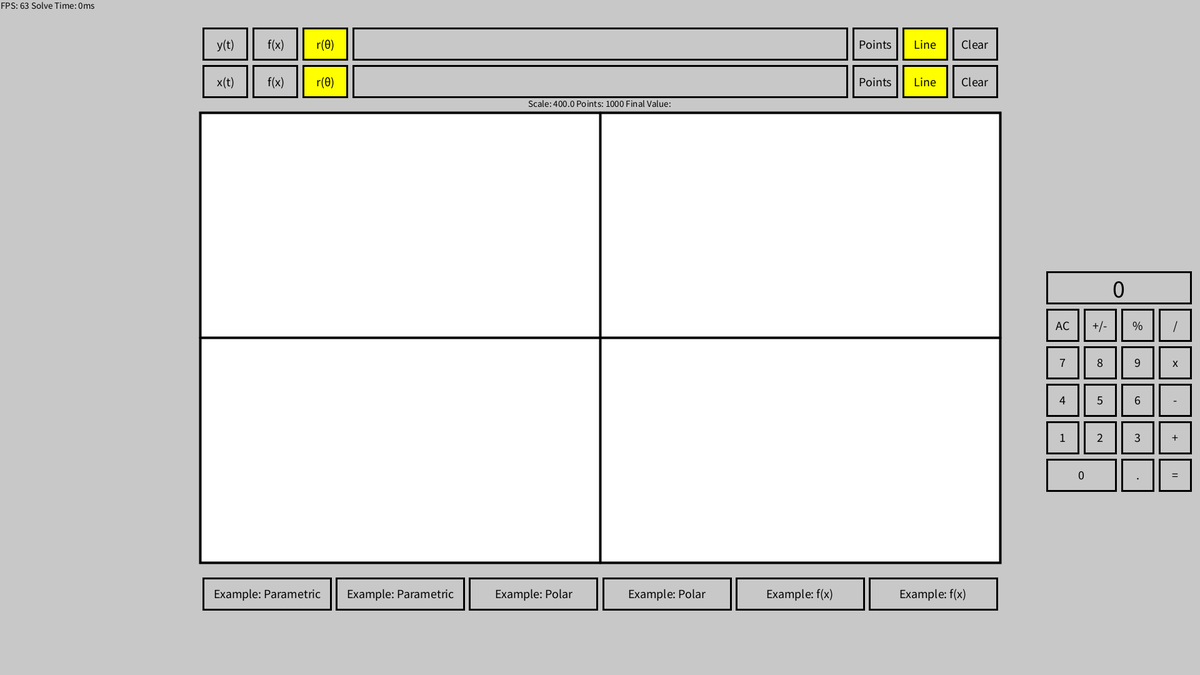
Frame 1 (no input)
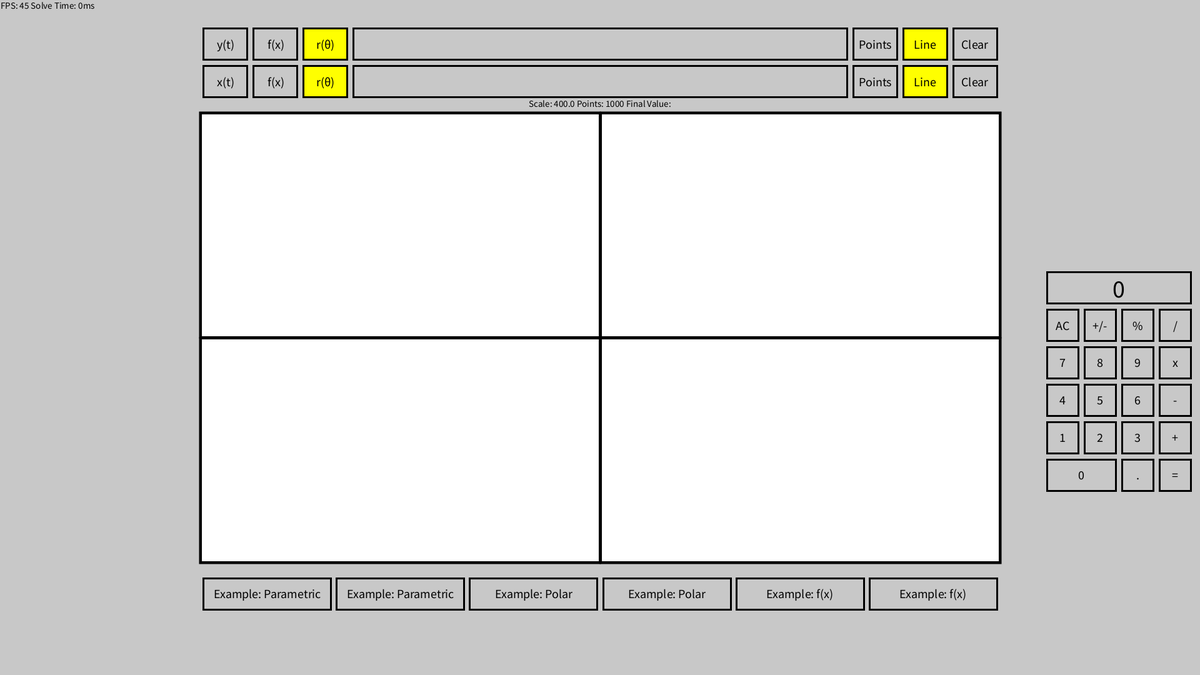
Frame 60 (the mouse pressed at the canvas centre just before this capture)
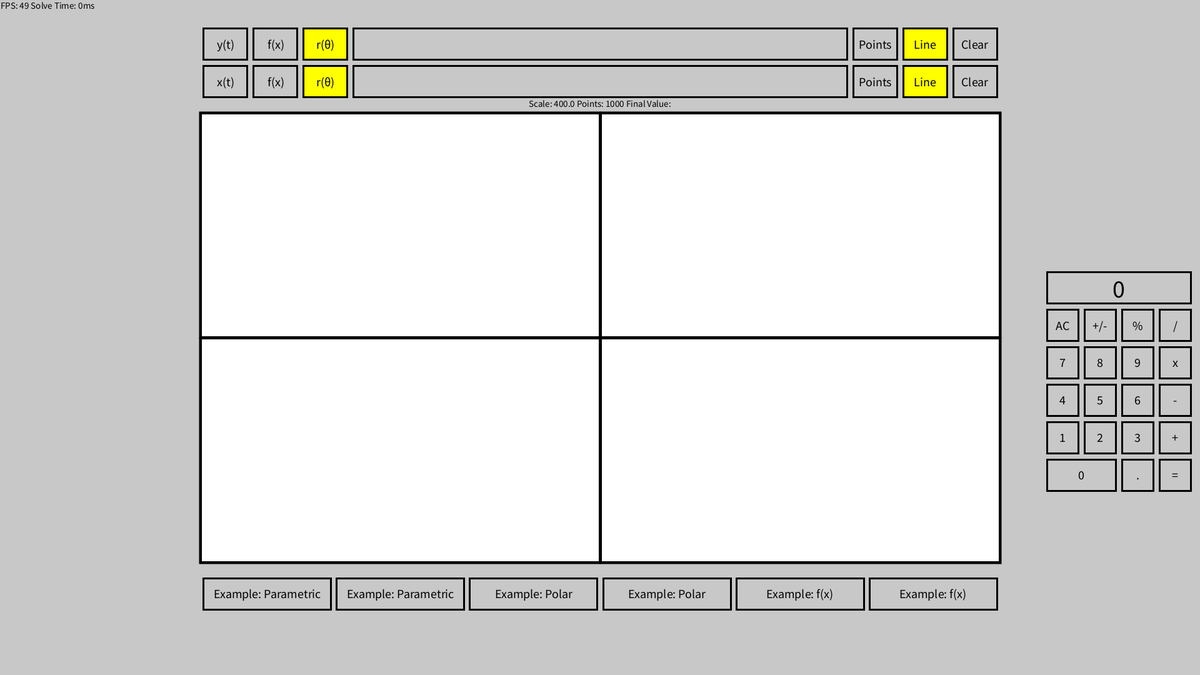
Frame 120 (the mouse held since frame 60 and released just before this capture)

The Processing sketch that drew these frames (run headless with seeded random() and noise(); from frame 60 on, the mouse is pressed at the canvas centre):

// Processing sketch: graphingcalculatorap
// ── graphingcalculatorap.pde
int mode[] = {0, 1, 1, 1};                                            // Type of graph
int graphW = 1280, graphH = 720;                                      // Graph settings
int scroll = 50, translateX, translateY;                              // Transformation settings
int num = 1000, graphMax = 1;                                         // Graph min/max and density
int startTime, endTime, solveTime;                                    // Speed of graph
int inputSelected = 0;                                                // Where to type
int idk, i = 0;
boolean clicked;                                                      // Is mouse clicked
boolean updateDraw = false;                                           // Redraw graph
boolean decimal = false;                                              // Calculator decimal
float x, y, r, theta;                                                 // Graph variables
float scale = 400;                                                    // Graph magnifier
float prev2 = 0, display = 0, display2, number1, number2, function2;  // Calculator
float[][] px = new float[2001][6];                                    // Graph x coordinates
float[][] py = new float[2001][6];                                    // Graph y coordinates
int[] highlightButton = new int[50];                                  // Which buttons highlighted
String[][] storage = new String[20][20];                              // Stores number values in equation
String[][] inputstorage = new String[40][40];                         // Temporary storage when reformatting
String[][][] functions = new String[10][10][4];                       // Function stored
String calcdis = "0";
String finalValue = "";                                               // Value at last point
String[] input = { "", "", "" };                                      // Textbox input
String currentFunction[] = { "", "", "" };                            // Displayed function
String[][] examples = {                                               // Examples
  {"3", "2000", "3/2*cos(x)-cos(30*x)", "3/2*sin(x)-sin(30*x)"}, 
  {"3", "2000", "cos(5*x)", "sin(7*x)"}, 
  {"1", "1000", "x", "x+1"}, 
  {"1", "1000", "tan(x)", "1/tan(x)"}, 
  {"2", "1000", "sin(x)/cos(x)+1", "sin(tan(x*p))-1"}, 
  {"2", "1000", "x*x", "1/(x*x)"} };
int[][] show = {{1, 0, 255, 0, 0}, {1, 0, 0, 0, 255}, {1, 0, 0, 255, 0}};

void setup() {
  size(1920, 1080);
  background(255);
  highlightButton[1] = 1;
  highlightButton[4] = 1;
  highlightButton[8] = 1;
  highlightButton[12] = 1;
}

void draw() {
  println(idk);
  rectMode(CENTER);
  stroke(0);
  noFill();
  strokeWeight(3);
  rect(width/2, height/2, graphW, graphH);
  translate(width/2, height/2);    // Center of screen is now 0,0
  if (mouseX > width/2-graphW/2 && mouseX < width/2+graphW/2 && mouseY > height/2-graphH/2 && mouseY < height/2+graphH/2) {
    if (mouseButton == LEFT) {
      translateX -= pmouseX - mouseX;
      translateY -= pmouseY - mouseY;
      updateDraw = true;
    }
  }

  /*************************************************************************** Line and Point Graph ***************************************************************************/

  if (updateDraw) {
    background(255);
    for (int i = 1; i < num+1; i++) {
      for (int i2 = mode[1]/3*2; i2 < 2+(mode[1]/3); i2++) {
        stroke(show[i2][2], show[i2][3], show[i2][4]);
        if (show[i2][0] == 1 && mode[i2+1] != 0) {
          strokeWeight(2);
          line((px[i][i2]*scale)+translateX, (py[i][i2]*-scale)+translateY, (px[i-1][i2]*scale)+translateX, (py[i-1][i2]*-scale)+translateY);
        }
        if (show[i2][1] == 1 && mode[i2+1] != 0) {
          strokeWeight(5);
          point((px[i][i2]*scale)+translateX, (py[i][i2]*-scale)+translateY);
        }
      }
    }
    updateDraw = false;
  }

  /*************************************************************************** Non Graph Background ***************************************************************************/

  rectMode(CORNER);
  noStroke();
  fill(200, 200, 200);
  rect(-width/2, -height/2, (width-graphW)/2, height);
  rect(graphW/2, -height/2, (width-graphW)/2, height);
  rect(-width/2, -height/2, width, (height-graphH)/2);
  rect(-width/2, graphH/2, width, (height-graphH)/2);

  /*************************************************************************** Graph Window ***************************************************************************/

  fill(0);
  textSize(15);
  textAlign(CENTER);
  text("Scale: "+scale+" Points: "+num+" Final Value: "+finalValue, 0, -graphH/2-10);
  textAlign(LEFT, CENTER);
  text("FPS: "+round(frameRate)+" Solve Time: "+solveTime+"ms", -960, - 532);
  stroke(0);
  strokeWeight(4);
  line(constrain(translateX, -graphW/2, graphW/2), graphH/2, constrain(translateX, -graphW/2, graphW/2), -graphH/2);
  line(-graphW/2, constrain(translateY, -graphH/2, graphH/2), graphW/2, constrain(translateY, -graphH/2, graphH/2));
  rectMode(CENTER);
  noFill();
  rect(0, 0, graphW, graphH);

  /*************************************************************************** Text Input and Buttons ***************************************************************************/

  textbox(0, -graphH/2-50, 790, 50, 0, true);                                     // Lower text box  Input slecected == 1
  button("r(θ)", -graphW/2+200, -graphH/2-50, 70, 50, 1, true, 0);
  button("f(x)", -graphW/2+120, -graphH/2-50, 70, 50, 2, true, 0);
  button("x(t)", -graphW/2+40, -graphH/2-50, 70, 50, 3, true, 0);
  button("Points", graphW/2-200, -graphH/2-50, 70, 50, 5, true, 0);
  button("Line", graphW/2-120, -graphH/2-50, 70, 50, 4, true, 0); 
  button("Clear", graphW/2-40, -graphH/2-50, 70, 50, 6, false, 0);
  textbox(0, -graphH/2-110, 790, 50, 7, true);                                   // Upper text box  Input slecected == 2
  button("r(θ)", -graphW/2+200, -graphH/2-110, 70, 50, 8, true, 1);
  button("f(x)", -graphW/2+120, -graphH/2-110, 70, 50, 9, true, 1);
  button("y(t)", -graphW/2+40, -graphH/2-110, 70, 50, 10, true, 1);
  button("Points", graphW/2-200, -graphH/2-110, 70, 50, 11, true, 1);
  button("Line", graphW/2-120, -graphH/2-110, 70, 50, 12, true, 1); 
  button("Clear", graphW/2-40, -graphH/2-110, 70, 50, 13, false, 1);

  button("Example: Parametric", -533, graphH/2+50, 204, 50, 40, false, 0);
  button("Example: Parametric", -320, graphH/2+50, 204, 50, 41, false, 0);
  button("Example: Polar", -107, graphH/2+50, 204, 50, 42, false, 0);
  button("Example: Polar", 107, graphH/2+50, 204, 50, 43, false, 0); 
  button("Example: f(x)", 320, graphH/2+50, 204, 50, 44, false, 0);
  button("Example: f(x)", 533, graphH/2+50, 204, 50, 45, false, 0); 

  button("1", graphW/2+100, graphH/2-200, 50, 50, 15, false, 0);
  button("2", graphW/2+160, graphH/2-200, 50, 50, 16, false, 0);
  button("3", graphW/2+220, graphH/2-200, 50, 50, 17, false, 0);
  button("+", graphW/2+280, graphH/2-200, 50, 50, 24, false, 0);
  button("4", graphW/2+100, graphH/2-260, 50, 50, 18, false, 0);
  button("5", graphW/2+160, graphH/2-260, 50, 50, 19, false, 0);
  button("6", graphW/2+220, graphH/2-260, 50, 50, 20, false, 0);
  button("-", graphW/2+280, graphH/2-260, 50, 50, 25, false, 0);  
  button("7", graphW/2+100, graphH/2-320, 50, 50, 21, false, 0);
  button("8", graphW/2+160, graphH/2-320, 50, 50, 22, false, 0);
  button("9", graphW/2+220, graphH/2-320, 50, 50, 23, false, 0);
  button("x", graphW/2+280, graphH/2-320, 50, 50, 26, false, 0);
  button("AC", graphW/2+100, graphH/2-380, 50, 50, 27, false, 0);
  button("+/-", graphW/2+160, graphH/2-380, 50, 50, 28, false, 0);
  button("%", graphW/2+220, graphH/2-380, 50, 50, 29, false, 0);
  button("/", graphW/2+280, graphH/2-380, 50, 50, 30, false, 0);
  button("0", graphW/2+130, graphH/2-140, 110, 50, 14, false, 0);
  button(".", graphW/2+220, graphH/2-140, 50, 50, 31, false, 0);
  button("=", graphW/2+280, graphH/2-140, 50, 50, 32, false, 0);
  textbox(graphW/2+190, graphH/2-440, 230, 50, 33, false);
}

/*****************************************************************************************************************************************************************************************************
 
 Mouse/Keyboard
 
 *****************************************************************************************************************************************************************************************************/

void mouseWheel(MouseEvent event) {
  int wheel = -1*event.getCount();
  scroll = constrain(scroll + wheel, 0, 128);

  if (scroll <= 10) {
    scale = scroll*.1;
  } else {
    if (scroll <= 20) {
      scale = (scroll-10)*1;
    } else {
      if (scroll <= 50) {
        scale = ((scroll-20) *3)+10;
      } else {
        if (scroll <= 70) {
          scale = (scroll-30) *5;
        } else {
          if (scroll <= 90) {
            scale = (scroll-50) *10;
          } else {
            if (scroll <= 100) {
              scale = (scroll-70) *20;
            } else {
              if (scroll <= 110) {
                scale = (scroll-85) *40;
              } else {
                if (scroll <= 120) {
                  scale = (scroll-100) *100;
                } else {
                  scale = (scroll-118)*1000;
                }
              }
            }
          }
        }
      }
    }
  }
  updateDraw = true;
}

void keyPressed() {
  if (key == ' ') {
    scroll = 50;
    translateX = 0;
    translateY = 0;
    updateDraw = true;
  }
  if (keyCode == UP) {
    graphMax++;
    graphMax = constrain(graphMax, 1, 10);
    println("Graph Max: "+graphMax*2+"PI");
    update();
  }
  if (keyCode == DOWN) {
    graphMax--;
    graphMax = constrain(graphMax, 1, 10);
    println("Graph Max: "+graphMax*2);
    update();
  }
  if (keyCode == LEFT) {
    num -= 100;
    num = constrain(num, 100, 2000);
    println("Dots: "+num);
    update();
  }
  if (keyCode == RIGHT) {
    num += 100;
    num = constrain(num, 100, 2000);
    println("Dots: "+num);
    update();
  }

  if (inputSelected > 0) {
    if (key == ENTER) {
      store(input[inputSelected], inputSelected);
    } else {
      if (key == BACKSPACE) {
        if (input[inputSelected].length() > 0) {
          input[inputSelected] = input[inputSelected].substring(0, input[inputSelected].length()-1);
        }
      } else {
        if (key != CODED && key != ' ' && key != 'q') {
          input[inputSelected] = input[inputSelected]+key;
        }
      }
    }
    updateInput();
  }
}

void mousePressed() {
  clicked = true;
}

void mouseReleased() {
  clicked = false;
}

/*****************************************************************************************************************************************************************************************************
 
 Functions
 
 *****************************************************************************************************************************************************************************************************/

void button(String buttontext, int buttonx, int buttony, int buttonw, int buttonh, int buttonnum, boolean highlight, int buttonMode) {
  if (mouseX-width/2 > buttonx-buttonw/2 && mouseX-width/2 < buttonx+buttonw/2 && mouseY-height/2 > buttony-buttonh/2 && mouseY-height/2 < buttony+buttonh/2 && clicked == true) {
    if (highlight == true) {
      highlightButton[buttonnum] = int(!boolean(highlightButton[buttonnum]));
      updateDraw = true;
    }
    if (buttonnum == 0) {                                  // Text box 1            
      if (highlightButton[buttonnum] == 1) {
        highlightButton[7] = 0;
        inputSelected = 1;
      } else {
        inputSelected = 0;
      }
    }
    if (buttonnum == 7) {                                    // Text box 2                             
      if (highlightButton[7] == 1) {
        inputSelected = 2;
        highlightButton[0] = 0;
      } else {
        inputSelected = 0;
      }
    }
    if (buttonnum == 8 || buttonnum == 1) {                // #1 r() 1 , #8 r(x) 2
      if (highlightButton[buttonnum] == 1) {
        highlightButton[buttonnum+1] = 0;
        highlightButton[buttonnum+2] = 0;
        mode[buttonMode+1] = 1;
        store(input[buttonMode+1], buttonMode+1);
      } else {
        mode[buttonMode+1] = 0;
      }
    }
    if (buttonnum == 2 || buttonnum == 9) {                // #2 f(x) 1 , #9 f(x) 2
      if (highlightButton[buttonnum] == 1) {
        highlightButton[buttonnum+1] = 0;
        highlightButton[buttonnum-1] = 0;
        mode[buttonMode+1] = 2;
        store(input[buttonMode+1], buttonMode+1);
      } else {
        mode[buttonMode+1] = 0;
      }
    }
    if (buttonnum == 4 || buttonnum == 5 || buttonnum == 11 || buttonnum == 12) {            // #4 Line 1 , #5 Points 1, #11 Points 2, #12 Line 2
      show[buttonMode][buttonnum % 2] = int(!boolean(show[buttonMode][buttonnum % 2]));
      if (show[0][buttonnum % 2] == 1 || show[1][buttonnum % 2] == 1) {
        show[2][buttonnum % 2] = 1;
      } else {
        show[2][buttonnum % 2] = 0;
      }
    }
    if (buttonnum == 3 || buttonnum == 10) {                                  // x(t) 1 
      if (highlightButton[3] == 1 || highlightButton[10] == 1) {
        removeHighlightType();
        highlightButton[10] = 1;
        highlightButton[3] = 1;
        mode[1]= 3;
        mode[2] = 3;
        update();
      } else {
        mode[1]= 0;
      }
    }
    if (buttonnum == 6 || buttonnum == 13) {                                  // Clear
      input[buttonMode+1] = "";
      store(input[buttonMode+1], buttonMode+1);
    }
    if (buttonnum >= 40 && buttonnum <= 47) {                                 // Examples
      input[1] = examples[buttonnum-40][2];
      input[2] = examples[buttonnum-40][3];    
      num = int(examples[buttonnum-40][1]);
      mode[1] = int(examples[buttonnum-40][0]); 
      mode[2] = int(examples[buttonnum-40][0]);
      removeHighlightType();
      highlightButton[mode[1]] = 1;
      highlightButton[mode[1]+7] = 1;
      update();
    }
    if (buttonnum >= 14 && buttonnum <= 23) {
      buttonfunc(buttonnum-14);
    }
    if (buttonnum == 29) {
      display = display * .01;
      calcdis = str(display);
    }
    if (buttonnum == 24) {
      number1 = float(calcdis);
      calcdis = "0";
      display = 0;
      function2 = 1;
      decimal = false;
      idk=0;
    }
    if (buttonnum == 25) {
      number1 = float(calcdis);
      calcdis = "0";
      display = 0;
      function2 = 2;
      decimal = false;
      idk=0;
    }
    if (buttonnum == 26) {
      number1 = float(calcdis);
      calcdis = "0";
      display = 0;
      function2 = 3;
      decimal = false;
      idk=0;
    }
    if (buttonnum == 30) {
      number1 = float(calcdis);
      calcdis = "0";
      display = 0;
      function2 = 4;
      decimal = false;
      idk=0;
    }
    if (buttonnum == 27) {
      calcdis = "0";
      display = 0;
      prev2 = 0;
      number1 = 0;
      number2 = 0;
      decimal = false;
      idk=0;
    }
    if (buttonnum == 28) {
      display = display * -1;
      calcdis = str(display);
      idk+=2;
    }
    if (buttonnum == 31) {
      decimal = true;
    }
    if (buttonnum == 32) {
      if (function2 == 1) {
        number2 = display;
        display2 = number1 + number2;
      }
      if (function2 == 2) {
        number2 = display;
        display2 = number1 - number2;
      }
      if (function2 == 3) {
        number2 = display;
        display2 = number1 * number2;
      }
      if (function2 == 4) {
        number2 = display;
        display2 = number1 / number2;
      }
      display2 = round(display2*100);
      display2 /= 100;      
      calcdis = str(display2);
      display = 0;
      decimal = false;
      idk=0;
    }
    clicked = false;
  }
  if (highlightButton[buttonnum] == 1) {
    fill(255, 255, 0);
  } else {
    noFill();
  }
  stroke(0);
  strokeWeight(3);
  rectMode(CENTER);
  rect(buttonx, buttony, buttonw, buttonh);
  textSize(20);
  fill(0);
  strokeWeight(1);
  textAlign(CENTER, CENTER);
  if (buttontext != "Text Box") {
    text(buttontext, buttonx, buttony );
  }
}

void textbox(int x, int y, int w, int h, int buttonnum, boolean highlight) {
  button("Text Box", x, y, w, h, buttonnum, highlight, 0);
  rectMode(CENTER);
  stroke(0);
  noFill();
  rect(x, y, w, h);
  fill(0);
  textAlign(CENTER, CENTER);
  textSize(h*.8);
  if (buttonnum != 33) {
    text(currentFunction[(buttonnum % 2) + 1], x, y);
  } else {
    text(calcdis, x, y);
  }
}

void buttonfunc(float number) {
  if (decimal == false) {
    prev2 = int(display);
    display = prev2 * 10 + number;
    calcdis = str(display);
  } else {
      for (i=0; i < idk; i+=1) {
      number = number * 0.1;
    }
    prev2 = display;
    display = prev2 + number;
    calcdis = str(display);
  }
  idk += 1;
}
/************************************************* Store Function **********************************************/

void store(String input, int inputSelected) {
  updateInput();
  println("Input: "+input);
  int i;
  int i2;
  int i3;
  int place;
  int amount = 0;
  int oldi2;
  int storageLength;
  int inputlength;
  String newinput = "";
  for (i = 0; i < 10; i++) {    // Clears Arrays
    storage[i][inputSelected-1] = "";
    storage[i+10][inputSelected-1] = "";
    for (i2 = 0; i2 < 10; i2++) {
      for (i3 = inputSelected*2-2; i3 < inputSelected*2; i3++) {
        functions[i][i2][i3] = "";
      }
    }
  }
  for (i = 0; i < 40; i++) {
    inputstorage[i][inputSelected-1] = "";
  }
  i = 0;
  i2 = 0;
  i3 = 0;
  storageLength = 0;

  try {     // Stops graphing if input incorrect
    for (place = 0, i = 0; place < input.length(); place++, i++) {    // Changes input formatting
      if (int(input.charAt(place)) >= 48 && int(input.charAt(place)) <= 57 || input.charAt(place) == 'p') {
        if (input.charAt(place) == 'p') {
          storage[storageLength][inputSelected-1] = str(PI);
        } else {
          String digits = "";          
          while (place < input.length() && (int(input.charAt(place)) >= 48 && int(input.charAt(place)) <= 57)) {
            digits += str(input.charAt(place));
            println("Digits: "+digits);
            place++;
          }
          place--;
          storage[storageLength][inputSelected-1] = digits;
        }
        inputstorage[i][inputSelected-1] = "#"+storageLength;
        storageLength++;
      } else {
        if (input.charAt(place) == 'c' || input.charAt(place) == 's' || input.charAt(place) == 't') {
          inputstorage[i][inputSelected-1] = str(input.charAt(place));
          place += 2;
        } else {
          if (input.charAt(place) == '(') {
            if (place > 0) {
              if (int(input.charAt(place-1)) >= 48 && int(input.charAt(place-1)) <= 57 || input.charAt(place-1) == 'x') {
                inputstorage[i][inputSelected-1] = "*";
                i++;
              }
            }
            inputstorage[i][inputSelected-1] = str(input.charAt(place));
          } else {
            if (input.charAt(place) == 'x') {
              inputstorage[i][inputSelected-1] = "xx";
            } else {
              inputstorage[i][inputSelected-1] = str(input.charAt(place));
            }
          }
        }
      }
    }
    for (place = 0; place < i; place++) {    // Adds parenthesis to * and /
      if (inputstorage[place][inputSelected-1].charAt(0) == '*' || inputstorage[place][inputSelected-1].charAt(0) == '/') {
        amount = 0;
        if (inputstorage[place-1][inputSelected-1].charAt(0) == ')') {
          ;
          while (inputstorage[place+amount-1][inputSelected-1].charAt(0) != '(') {
            amount--;
          }
        }
        splice2D("(", place-1+amount, inputSelected);
        place++;
        amount = 0;
        if (inputstorage[place+1][inputSelected-1].charAt(0) == '(' || inputstorage[place+1][inputSelected-1].charAt(0) == 'c' || inputstorage[place+1][inputSelected-1].charAt(0) == 's' || inputstorage[place+1][inputSelected-1].charAt(0) == 't') {
          while (inputstorage[place+amount+2][inputSelected-1].charAt(0) != ')') {
            amount++;
          }
        }
        splice2D(")", place+2+amount, inputSelected);
        place++;
        storageLength += 2;
        i += 2;
      }
    }
    for (place = 0; place < i; place++) {    // Puts new function into string form
      newinput += inputstorage[place][inputSelected-1];
    }
    i = 0;
    i2 = 0;
    i3 = 0;
    inputlength = newinput.length();
    for (place = 0; place < inputlength; place++) {    // Split function by ()
      if (newinput.charAt(place) == '(') { 
        i++;
        oldi2 = i2;
        i2 = 0;
        while (functions[i][i2][(inputSelected-1)*2] != "") {
          i2++;
        }
        functions[i-1][oldi2][(inputSelected-1)*2] += ("@" + i2);
      } else {
        if (newinput.charAt(place) == ')' ) { 
          i--;
          i2 = 9;
          while (functions[i][i2][(inputSelected-1)*2] == "") {
            i2--;
          }
        } else {
          functions[i][i2][(inputSelected-1)*2] += str(newinput.charAt(place));
        }
      }
    }
  } 
  catch (Exception b) {
    println("Incorrect Input: "+b);
  }
  plot(inputSelected);
}

/***************************************************** Plot **************************************************/

void plot(int inputSelected) {
  if ((mode[1]== 1 && inputSelected == 1) || (mode[2] == 1 && inputSelected == 2)) {
    theta = 0;
  }
  if ((mode[1]== 2 && inputSelected == 1) || (mode[2] == 2 && inputSelected == 2) || mode[1] == 3) {
    theta = -graphMax*20;
  }
  startTime = millis();
  for (int current = 0; current < num+1 && inputSelected != 0; current++) {
    if ((mode[1] == 1 && inputSelected == 1) || (mode[2] == 1 && inputSelected == 2)) {
      r = prepareToSolve(theta, inputSelected);
      x = r * cos(theta);
      y = r * sin(theta);
      theta = theta+(.002*graphMax*1000/num)*PI;
    }
    if ((mode[1] == 2 && inputSelected == 1) || (mode[2] == 2 && inputSelected == 2)) {
      y = prepareToSolve(theta, inputSelected);
      x = theta;
      theta = (theta+(.04*graphMax*1000/num));
    }
    px[current][inputSelected-1] = x;
    py[current][inputSelected-1] = y;
    if (mode[1]== 3 && mode[2] == 3) {
      x = prepareToSolve(theta, 1);
      y = prepareToSolve(theta, 2);     
      theta = (theta+(.04*graphMax*1000/num));
      py[current][2] = y;
      px[current][2] = x;
    }
  }
  finalValue = str(prepareToSolve(theta, inputSelected));
  endTime = millis();
  println("Final R: "+prepareToSolve(2*graphMax*PI, inputSelected));
  solveTime = endTime-startTime;
  println("Graph Time: "+solveTime+"ms");
  updateDraw = true;
}

/***************************************************** Solve **************************************************/

float prepareToSolve(float theta, int inputSelected) {
  try {
    for (int i = 9; i > -1; i--) {
      for (int i2 = 9; i2 > -1; i2--) {
        if (functions[i][i2][(inputSelected-1)*2] != "") {
          functions[i][i2][(inputSelected-1)*2+1] = solve(functions[i][i2][(inputSelected-1)*2], theta, i, inputSelected);
        }
      }
    }
    return float(functions[0][0][(inputSelected-1)*2+1]);
  } 
  catch (Exception a) {          // Does this if parametric is input before other types
    println(a);
    return float(0);
  }
}

String solve(String equation, float theta, int i, int inputSelected) {
  int place = 0;
  float valueA = 0;
  float valueB = 0;  
  if (equation.length() > 1) {
    if (equation.charAt(0) == 'c' || equation.charAt(0) == 's' || equation.charAt(0) == 't') {
      valueA = getValue(equation.charAt(0), equation.charAt(1), int(str(equation.charAt(2))), i, theta, inputSelected);
    } else {
      valueA = getValue('!', equation.charAt(0), int(str(equation.charAt(1))), i, theta, inputSelected);
    }
  } else {
    valueA = getValue('!', equation.charAt(0), 0, i, theta, inputSelected);
  }

  for (place = 0; place < equation.length(); place++) {
    if (equation.charAt(place) == '*' || equation.charAt(place) == '/' || equation.charAt(place) == '+' || equation.charAt(place) == '-') {
      if (equation.charAt(place+1) == 'c' || equation.charAt(place+1) == 's' || equation.charAt(place+1) == 't') {
        valueB = getValue(equation.charAt(place+1), equation.charAt(place+2), int(str(equation.charAt(place+3))), i, theta, inputSelected);
      } else {
        valueB = getValue('!', equation.charAt(place+1), int(str(equation.charAt(place+2))), i, theta, inputSelected);
      }
    }

    if (equation.charAt(place) == '*') {
      valueA *= valueB;
    }
    if (equation.charAt(place) == '/') {
      valueA /= valueB;
    }
    if (equation.charAt(place) == '+') {
      valueA += valueB;
    }
    if (equation.charAt(place) == '-') {
      valueA -= valueB;
    }
  }
  return str(valueA);
}

float getValue(char trig, char symbol, int number, int i, float theta, int inputSelected) {
  float value = 0;
  if (trig != '!') {
    if (trig == 's') {
      value = sin(getValue('!', symbol, number, i, theta, inputSelected));
    }
    if (trig == 'c') {
      value = cos(getValue('!', symbol, number, i, theta, inputSelected));
    }
    if (trig == 't') {
      value = tan(getValue('!', symbol, number, i, theta, inputSelected));
    }
  } else {
    if (symbol == 'x') {
      value = theta;
    }
    if (symbol == '@') {
      value = float(functions[i+1][number][inputSelected*2-1]);
    }
    if (symbol == '#') {
      value = float(storage[number][inputSelected-1]);
    }
  }
  return value;
}

/***************************************************** Other **************************************************/

void splice2D(String character, int amount, int inputSelected) {
  String[] placeholder = new String[40];
  for (int i = 0; i < 40; i++) {
    placeholder[i] = inputstorage[i][inputSelected-1];
  }
  placeholder = splice(placeholder, character, amount);
  for (int i = 0; i < 40; i++) {
    inputstorage[i][inputSelected-1] = placeholder[i];
  }
}

void update() {
  store(input[1], 1);
  store(input[2], 2);
}

void updateInput() {
  currentFunction[1] = "";
  currentFunction[2] = "";
  for (int selected = 1; selected < 3; selected++) {
    input[selected] = input[selected].toLowerCase();
    for (int i = 0; i < input[selected].length(); i++) {
      if (input[selected].charAt(i) == 'x') {
        if (mode[selected] == 1) {
          currentFunction[selected] += "θ";
        }
        if (mode[selected] == 2) {
          currentFunction[selected] += "x";
        }
        if (mode[selected] == 3) {
          currentFunction[selected] += "t";
        }
      } else {
        if (input[selected].charAt(i) == 'p') {
          currentFunction[selected] += "π";
        } else {
          currentFunction[selected] += input[selected].charAt(i);
        }
      }
    }
  }
}

void removeHighlightType() {
  highlightButton[1] = 0;
  highlightButton[2] = 0;
  highlightButton[3] = 0;
  highlightButton[8] = 0;
  highlightButton[9] = 0;
  highlightButton[10] = 0;
}
